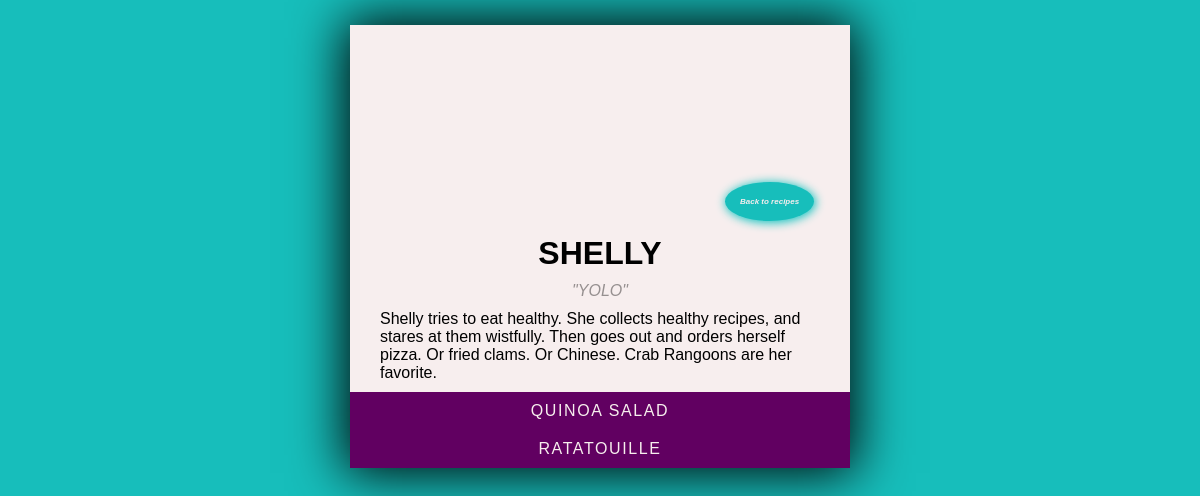
/author/2/, run on the app's committed database.
### homepage/models.py (models this page shows, shortened)
class Author(models.Model):
    name = models.CharField(max_length=80)
    bio = models.TextField()
    quote = models.CharField(max_length=50, default="Just another cook")
    class Meta:
        ordering = ('name',)

class Recipe(models.Model):
    title = models.CharField(max_length=50)
    author = models.ForeignKey(Author, on_delete=models.CASCADE)
    description = models.TextField()
    time_required = models.CharField(max_length=50)
    instructions = models.TextField()
    class Meta:
        ordering = ('title',)

### homepage/views.py (the view)
# urls.py: path('author/<int:author_id>/', author),
def author(request, author_id):
    author_info = Author.objects.filter(id=author_id).first()
    recipe_list = Recipe.objects.filter(author=author_info)
    return render(request, "author.html", {"author": author_info, "recipes": recipe_list})

### templates/author.html (shortened to what this page needs)
{% load static %}
<!DOCTYPE html>
<html lang="en">
  <head>
    <link rel="stylesheet" href="{% static 'css/style.css' %}" />
  </head>
  <body>
    <div class="card">
      <div class="header">
        <div class="button">
          <a href="/"><i class="link">Back to recipes</i></a>
        </div>
      </div>
      {% if not author %}
      <h2>The author you are looking for does not exist</h2>
      {% else %}
      <h1 class="title">{{ author.name }}</h1>
      <i class="summary">{{ author.quote }}</i>
      <p class="info">{{ author.bio }}</p>
      <ul>
        {% for recipe in recipes %}
        <li>
          <a class="bar" href="/recipe/{{ recipe.id }}/">{{ recipe.title }}</a>
        </li>
        {% endfor %}
      </ul>
      {% endif %}
    </div>
  </body>
</html>

### static/css/style.css (style rules this page uses)
* { margin: 0; padding: 0; font-family: "Trebuchet MS", sans-serif; list-style-type: none; text-decoration: none; -webkit-box-sizing: border-box; -moz-box-sizing: border-box; -o-box-sizing: border-box; box-sizing: border-box; }
body { height: 100%; background-color: #17bebb; }
.card { position: relative; background: rgb(247, 238, 238); max-width: 500px; margin: 25px auto; box-shadow: 0px 0px 50px 5px black; }
.header { background-size: cover; min-height: 200px; }
.button a .link { position: absolute; left: 75%; bottom: 55.7%; background: #17bebb; color: rgb(247, 238, 238); font-size: 0.5em; font-weight: bold; text-align: center; padding: 15px; border-radius: 50%; box-shadow: 1px 1px 10px 1px #19c5c2; }
.title { color: black; display: block; position: relative; text-align: center; text-transform: uppercase; margin: 10px 25px; }
.summary { color: #969090; margin: 0 30px; display: block; position: relative; text-align: center; }
.info { margin: 10px 30px; }
a.bar { display: block; background: rgb(97, 0, 97); color: rgb(247, 238, 238); position: relative; text-transform: uppercase; letter-spacing: 0.1em; text-align: center; padding: 10px; transition: 250ms; }

### data on the page
Author: name "SHELLY", quote "\"YOLO\"", bio "Shelly tries to eat healthy. She collects healthy recipes, and stares at them wistfully. Then goes out and orders herself pizza. Or fried clams. Or Chinese. Crab Rangoons are her favorite."
Recipe: title "QUINOA SALAD"
Recipe: title "RATATOUILLE"
